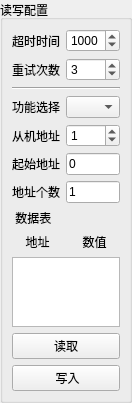
<?xml version="1.0" encoding="UTF-8"?>
<ui version="4.0">
 <class>SAKModbusCommonClientParametersController</class>
 <widget class="QWidget" name="SAKModbusCommonClientParametersController">
  <property name="geometry">
   <rect>
    <x>0</x>
    <y>0</y>
    <width>122</width>
    <height>364</height>
   </rect>
  </property>
  <property name="windowTitle">
   <string notr="true">Form</string>
  </property>
  <layout class="QVBoxLayout" name="verticalLayout">
   <property name="leftMargin">
    <number>0</number>
   </property>
   <property name="topMargin">
    <number>0</number>
   </property>
   <property name="rightMargin">
    <number>0</number>
   </property>
   <property name="bottomMargin">
    <number>0</number>
   </property>
   <item>
    <widget class="QGroupBox" name="cmdGroupBox">
     <property name="sizePolicy">
      <sizepolicy hsizetype="Preferred" vsizetype="Expanding">
       <horstretch>0</horstretch>
       <verstretch>0</verstretch>
      </sizepolicy>
     </property>
     <property name="title">
      <string>读写配置</string>
     </property>
     <layout class="QGridLayout" name="gridLayout">
      <item row="0" column="0">
       <widget class="QLabel" name="label_8">
        <property name="sizePolicy">
         <sizepolicy hsizetype="Fixed" vsizetype="Preferred">
          <horstretch>0</horstretch>
          <verstretch>0</verstretch>
         </sizepolicy>
        </property>
        <property name="text">
         <string>超时时间</string>
        </property>
       </widget>
      </item>
      <item row="0" column="1">
       <widget class="QSpinBox" name="timeoutSpinBox">
        <property name="toolTip">
         <string>Unit is ms</string>
        </property>
        <property name="maximum">
         <number>5000</number>
        </property>
        <property name="value">
         <number>1000</number>
        </property>
       </widget>
      </item>
      <item row="1" column="0">
       <widget class="QLabel" name="label_9">
        <property name="sizePolicy">
         <sizepolicy hsizetype="Fixed" vsizetype="Preferred">
          <horstretch>0</horstretch>
          <verstretch>0</verstretch>
         </sizepolicy>
        </property>
        <property name="text">
         <string>重试次数</string>
        </property>
       </widget>
      </item>
      <item row="1" column="1">
       <widget class="QSpinBox" name="retriesSpinBox">
        <property name="sizePolicy">
         <sizepolicy hsizetype="Preferred" vsizetype="Fixed">
          <horstretch>0</horstretch>
          <verstretch>0</verstretch>
         </sizepolicy>
        </property>
        <property name="value">
         <number>3</number>
        </property>
       </widget>
      </item>
      <item row="2" column="0" colspan="2">
       <widget class="Line" name="line">
        <property name="orientation">
         <enum>Qt::Horizontal</enum>
        </property>
       </widget>
      </item>
      <item row="3" column="0">
       <widget class="QLabel" name="label_7">
        <property name="text">
         <string>功能选择</string>
        </property>
       </widget>
      </item>
      <item row="3" column="1">
       <widget class="QComboBox" name="functionCodeComboBox">
        <property name="sizePolicy">
         <sizepolicy hsizetype="Ignored" vsizetype="Fixed">
          <horstretch>0</horstretch>
          <verstretch>0</verstretch>
         </sizepolicy>
        </property>
       </widget>
      </item>
      <item row="4" column="0">
       <widget class="QLabel" name="label_12">
        <property name="sizePolicy">
         <sizepolicy hsizetype="Preferred" vsizetype="Preferred">
          <horstretch>0</horstretch>
          <verstretch>0</verstretch>
         </sizepolicy>
        </property>
        <property name="text">
         <string>从机地址</string>
        </property>
       </widget>
      </item>
      <item row="4" column="1">
       <widget class="QSpinBox" name="clientAddressSpinBox">
        <property name="sizePolicy">
         <sizepolicy hsizetype="Preferred" vsizetype="Fixed">
          <horstretch>0</horstretch>
          <verstretch>0</verstretch>
         </sizepolicy>
        </property>
        <property name="minimum">
         <number>0</number>
        </property>
        <property name="maximum">
         <number>247</number>
        </property>
        <property name="value">
         <number>1</number>
        </property>
       </widget>
      </item>
      <item row="5" column="0">
       <widget class="QLabel" name="label_13">
        <property name="text">
         <string>起始地址</string>
        </property>
       </widget>
      </item>
      <item row="5" column="1">
       <widget class="QLineEdit" name="startAddressLineEdit">
        <property name="sizePolicy">
         <sizepolicy hsizetype="Ignored" vsizetype="Fixed">
          <horstretch>0</horstretch>
          <verstretch>0</verstretch>
         </sizepolicy>
        </property>
        <property name="text">
         <string notr="true">0</string>
        </property>
       </widget>
      </item>
      <item row="6" column="0">
       <widget class="QLabel" name="label_14">
        <property name="text">
         <string>地址个数</string>
        </property>
       </widget>
      </item>
      <item row="6" column="1">
       <widget class="QLineEdit" name="registerNumberLineEdit">
        <property name="sizePolicy">
         <sizepolicy hsizetype="Preferred" vsizetype="Fixed">
          <horstretch>0</horstretch>
          <verstretch>0</verstretch>
         </sizepolicy>
        </property>
        <property name="text">
         <string notr="true">1</string>
        </property>
       </widget>
      </item>
      <item row="7" column="0">
       <widget class="QLabel" name="label_15">
        <property name="text">
         <string> 数据表</string>
        </property>
       </widget>
      </item>
      <item row="8" column="0" colspan="2">
       <layout class="QHBoxLayout" name="horizontalLayout">
        <item>
         <widget class="QLabel" name="label_18">
          <property name="text">
           <string>地址</string>
          </property>
          <property name="alignment">
           <set>Qt::AlignCenter</set>
          </property>
         </widget>
        </item>
        <item>
         <widget class="QLabel" name="label_10">
          <property name="text">
           <string>数值</string>
          </property>
          <property name="alignment">
           <set>Qt::AlignCenter</set>
          </property>
         </widget>
        </item>
       </layout>
      </item>
      <item row="9" column="0" colspan="2">
       <widget class="QTableWidget" name="readWriteValuesTableWidget">
        <property name="sizePolicy">
         <sizepolicy hsizetype="Ignored" vsizetype="Expanding">
          <horstretch>0</horstretch>
          <verstretch>0</verstretch>
         </sizepolicy>
        </property>
       </widget>
      </item>
      <item row="10" column="0" colspan="2">
       <widget class="QPushButton" name="sendReadRequestPushButton">
        <property name="text">
         <string>读取</string>
        </property>
       </widget>
      </item>
      <item row="11" column="0" colspan="2">
       <widget class="QPushButton" name="sendWriteRequestPushButton">
        <property name="text">
         <string> 写入</string>
        </property>
       </widget>
      </item>
     </layout>
    </widget>
   </item>
  </layout>
 </widget>
 <resources/>
 <connections/>
</ui>
